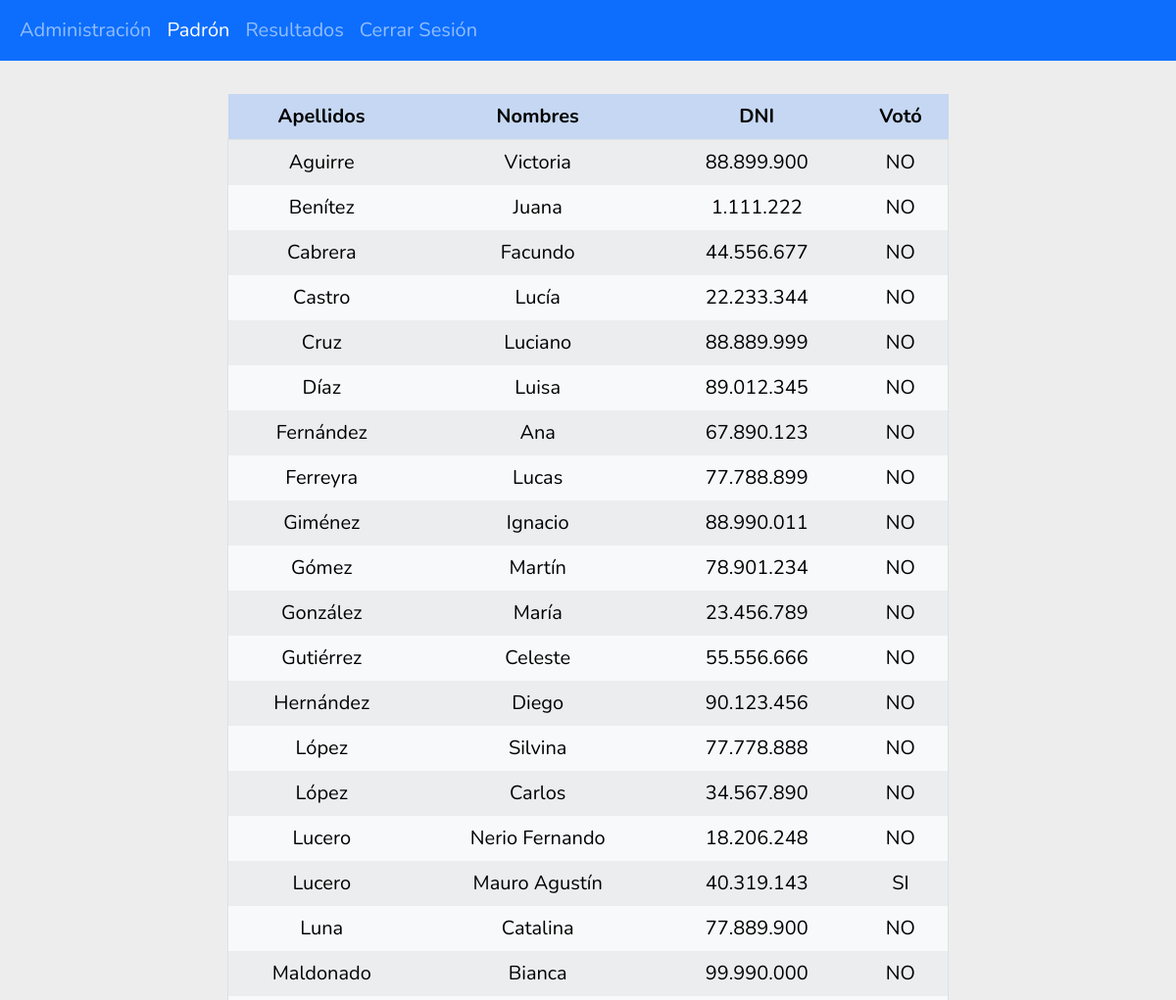
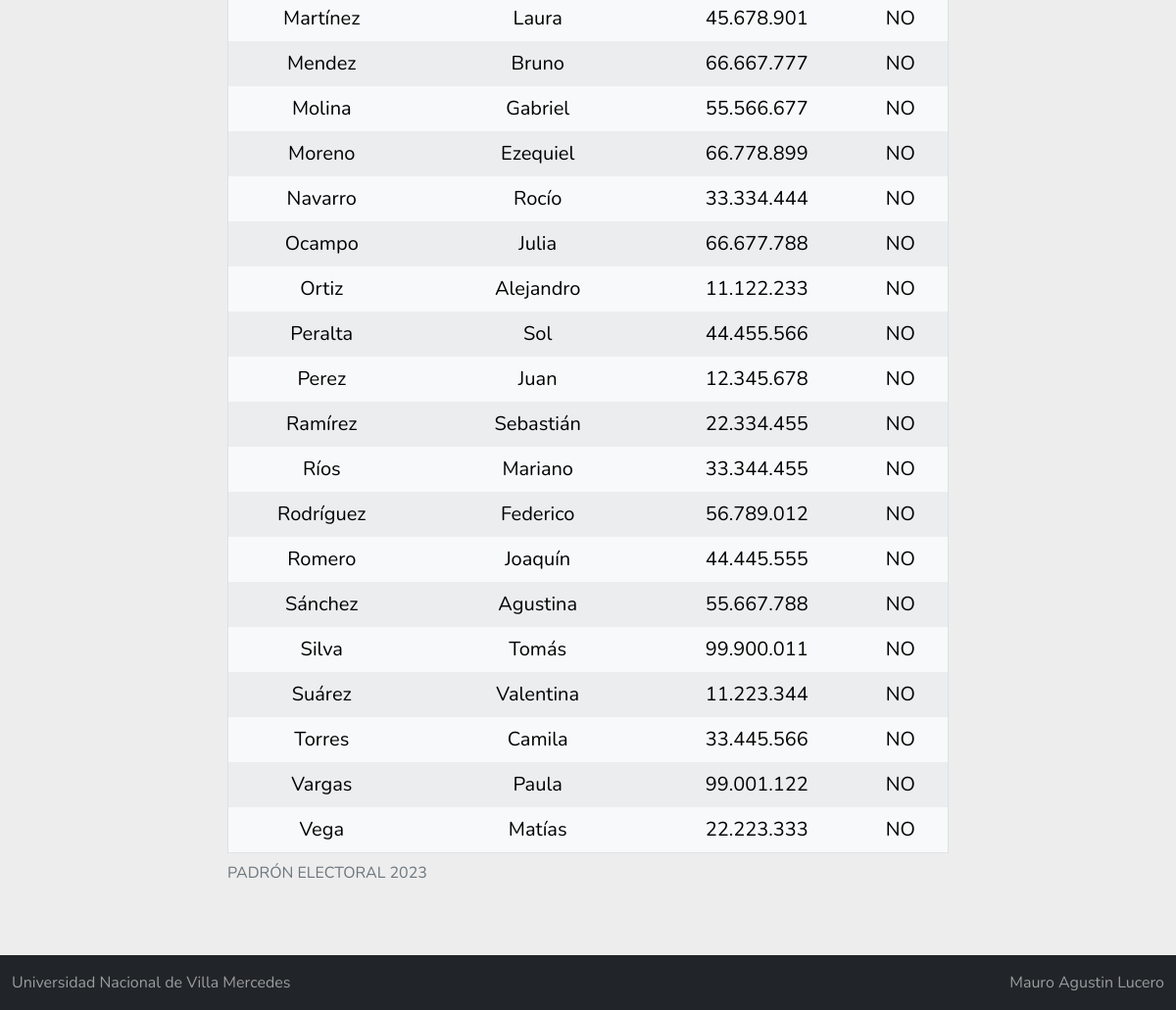
The app's page /autoridades/padron.php (signed in) with its own data (2 pictures, top to bottom).
### tables this page shows
CREATE TABLE `padron` (
  `id` int(11) NOT NULL,
  `nombre` varchar(50) NOT NULL,
  `apellido` varchar(50) NOT NULL,
  `dni` varchar(10) NOT NULL,
  `voto` tinyint(1) NOT NULL DEFAULT 0
);

### database/clases.php (called while the page is built, shortened)
<?php
class conexion {
    private $servidor = "localhost";
    private $usuario = "root";
    private $contrasenia = "";
    private $dbname = "elecciones2023";
    public function __construct() {
        try {
            $this->conexion = new PDO("mysql:host=$this->servidor;dbname=$this->dbname", $this->usuario, $this->contrasenia);
        } catch (PDOException $error) {
            return "Conexion erronea $error";
        }
    }
}
class consultas extends conexion {
    protected $conexion;
    public function consultar($sql) {
        $sentencia = $this->conexion->prepare($sql);
        $sentencia->execute();
        return $sentencia->fetchAll();
    }
}
class GestionElectoral extends consultas {
    private bool $seEstaVotando;
    public function __construct() {
        $sql = 'select `estado` from `votacion`;';
        $this->seEstaVotando = $this->consultar($sql)["0"]["0"];
    }
    public function getSeEstaVotando() {
        return $this->seEstaVotando;
    }
}

### autoridades/padron.php (the view, shortened to what this page needs)
<?php
include "../navbar/head-atd.php";
$objConsultas = new consultas();
$personas = $objConsultas->consultar("SELECT * FROM `padron` ORDER BY `apellido` ASC");
?>
<div class="row justify-content-center mt-5">
    <div class="col-lg-8 col-md-10">
        <div class="table-responsive">
            <table class="table table-striped table-hover table-borderless table-primary align-middle text-center">
                <thead class="table-light">
                    <caption>PADRÓN ELECTORAL 2023</caption>
                    <tr class="fs-5">
                        <th>Apellidos</th>
                        <th>Nombres</th>
                        <th>DNI</th>
                        <th>Votó</th>
                    </tr>
                </thead>
                <tbody class="table-group-divider border">
                    <?php foreach ($personas as $persona) { ?>
                        <tr class="table-light fs-5">
                            <td> <?php echo $persona["apellido"]; ?> </td>
                            <td> <?php echo $persona["nombre"]; ?> </td>
                            <td> <?php echo number_format($persona["dni"], 0, '', '.'); ?> </td>
                            <td> <?php echo $persona["voto"] == 1 ? "SI" : "NO" ?> </td>
                        </tr>
                    <?php } ?>
                </tbody>
            </table>
        </div>
    </div>
</div>
<?php
include "../navbar/footer-atd.php";
?>

### navbar/head-atd.php (shortened to what this page needs)
<?php
$pagActual = basename($_SERVER['PHP_SELF']);
function active($pagActual, $url) {
    echo ($pagActual == $url) ? "active" : "";
}
include "../database/clases.php";
$objGestionElectoral = new GestionElectoral();
$estadoVotaciones = $objGestionElectoral->getSeEstaVotando();
?>
<!doctype html>
<html lang="es">
<head>
    <link href="https://cdn.jsdelivr.net/npm/bootstrap@5.2.1/dist/css/bootstrap.min.css" rel="stylesheet">
    <link rel="stylesheet" href="../css/style.css">
    <link rel="stylesheet" href="../css/style2.css">
</head>
<body>
    <header id="miHeader">
        <nav class="navbar fixed-top navbar-expand-lg navbar-dark bg-primary">
            <div class="container-fluid">
                <div class="collapse navbar-collapse" id="navbarNavAltMarkup">
                    <div class="navbar-nav">
                        <a class="nav-link fs-5 <?php active($pagActual, "gestion.php") ?>" href="gestion.php">Administración</a>
                        <a class="nav-link fs-5 <?php active($pagActual, "padron.php") ?>" href="padron.php">Padrón</a>
                        <a class="nav-link fs-5 <?php active($pagActual, "resultados.php") ?> <?php echo ($estadoVotaciones) ? "disabled" : "" ?>" href="resultados.php">Resultados</a>
                        <a class="nav-link fs-5" href="cerrar-session.php">Cerrar Sesión</a>
                    </div>
                </div>
            </div>
        </nav>
    </header>
    <main>
        <div class="container main pt-5 pb-5">

### navbar/footer-atd.php (shortened to what this page needs)
        </div>
    </main>
    <footer id="miFooter">
        <nav class="navbar navbar-dark bg-dark">
            <div class="container-fluid user-select-none">
                <span class="navbar-text">
                    Universidad Nacional de Villa Mercedes
                </span>
                <span class="navbar-text">
                    Mauro Agustin Lucero
                </span>
            </div>
        </nav>
    </footer>
</body>
</html>

### css/style.css (style rules this page uses)
html, body { background-color: #ededed; }
* { font-family: 'Nunito', sans-serif !important; }
.main { min-height: calc(100vh - var(--altura-header) - var(--altura-footer)); }
.user-select-none { user-select: none; }

### records on screen
padron: apellido "Aguirre", nombre "Victoria", dni "88.899.900", voto "NO"
padron: apellido "Benítez", nombre "Juana", dni "1.111.222", voto "NO"
padron: apellido "Cabrera", nombre "Facundo", dni "44.556.677", voto "NO"
padron: apellido "Castro", nombre "Lucía", dni "22.233.344", voto "NO"
padron: apellido "Cruz", nombre "Luciano", dni "88.889.999", voto "NO"
padron: apellido "Díaz", nombre "Luisa", dni "89.012.345", voto "NO"
padron: apellido "Fernández", nombre "Ana", dni "67.890.123", voto "NO"
padron: apellido "Ferreyra", nombre "Lucas", dni "77.788.899", voto "NO"
padron: apellido "Giménez", nombre "Ignacio", dni "88.990.011", voto "NO"
padron: apellido "Gómez", nombre "Martín", dni "78.901.234", voto "NO"
padron: apellido "González", nombre "María", dni "23.456.789", voto "NO"
padron: apellido "Gutiérrez", nombre "Celeste", dni "55.556.666", voto "NO"
padron: apellido "Hernández", nombre "Diego", dni "90.123.456", voto "NO"
padron: apellido "López", nombre "Silvina", dni "77.778.888", voto "NO"
padron: apellido "López", nombre "Carlos", dni "34.567.890", voto "NO"
padron: apellido "Lucero", nombre "Nerio Fernando", dni "18.206.248", voto "NO"
padron: apellido "Lucero", nombre "Mauro Agustín", dni "40.319.143", voto "SI"
padron: apellido "Luna", nombre "Catalina", dni "77.889.900", voto "NO"
padron: apellido "Maldonado", nombre "Bianca", dni "99.990.000", voto "NO"
padron: apellido "Martínez", nombre "Laura", dni "45.678.901", voto "NO"
padron: apellido "Mendez", nombre "Bruno", dni "66.667.777", voto "NO"
padron: apellido "Molina", nombre "Gabriel", dni "55.566.677", voto "NO"
padron: apellido "Moreno", nombre "Ezequiel", dni "66.778.899", voto "NO"
padron: apellido "Navarro", nombre "Rocío", dni "33.334.444", voto "NO"
padron: apellido "Ocampo", nombre "Julia", dni "66.677.788", voto "NO"
padron: apellido "Ortiz", nombre "Alejandro", dni "11.122.233", voto "NO"
padron: apellido "Peralta", nombre "Sol", dni "44.455.566", voto "NO"
padron: apellido "Perez", nombre "Juan", dni "12.345.678", voto "NO"
padron: apellido "Ramírez", nombre "Sebastián", dni "22.334.455", voto "NO"
padron: apellido "Ríos", nombre "Mariano", dni "33.344.455", voto "NO"
padron: apellido "Rodríguez", nombre "Federico", dni "56.789.012", voto "NO"
padron: apellido "Romero", nombre "Joaquín", dni "44.445.555", voto "NO"
padron: apellido "Sánchez", nombre "Agustina", dni "55.667.788", voto "NO"
padron: apellido "Silva", nombre "Tomás", dni "99.900.011", voto "NO"
padron: apellido "Suárez", nombre "Valentina", dni "11.223.344", voto "NO"
padron: apellido "Torres", nombre "Camila", dni "33.445.566", voto "NO"
padron: apellido "Vargas", nombre "Paula", dni "99.001.122", voto "NO"
padron: apellido "Vega", nombre "Matías", dni "22.223.333", voto "NO"
